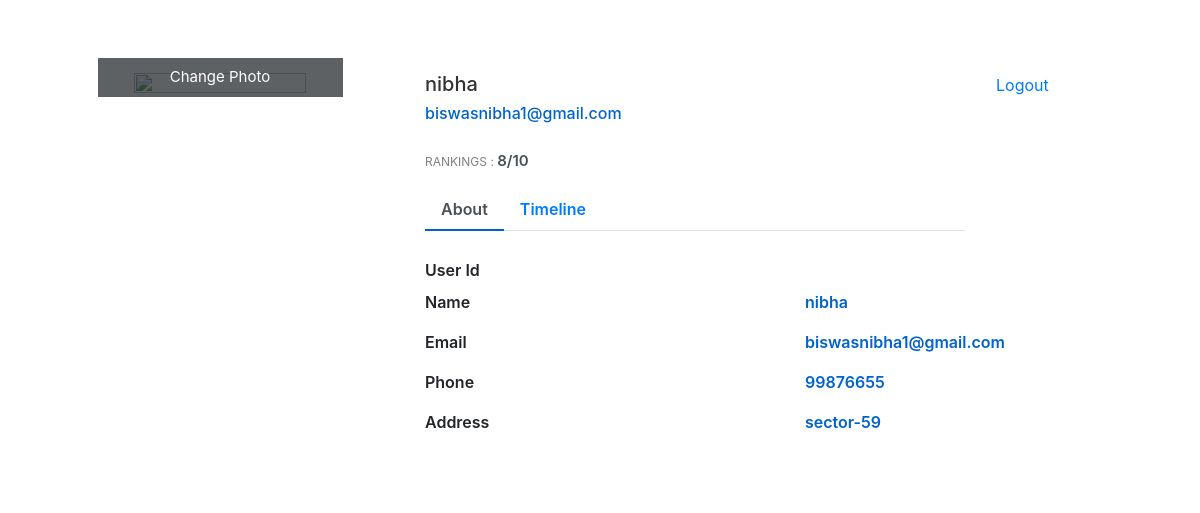
The page /userpanel.php (signed in) on the database its author committed.
### tables this page shows
CREATE TABLE `registration` (
  `id` int(12) NOT NULL,
  `name` varchar(234) NOT NULL,
  `email` varchar(234) NOT NULL,
  `phone` varchar(234) NOT NULL,
  `address` varchar(234) NOT NULL,
  `password` varchar(256) NOT NULL,
  `user_role` varchar(256) NOT NULL DEFAULT 'user',
  `created_at` varchar(5) NOT NULL DEFAULT current_timestamp(),
  `updated_at` varchar(5) NOT NULL
);

### userpanel.php (the view, shortened to what this page needs)
<?php
include'db_conn.php';
if (isset($_SESSION['email']) && isset($_SESSION['id']))
{
    $email= $_SESSION['email'];
	$sql = "select * from registration where email='$email'";
$res=mysqli_query($conn,$sql);
$row=mysqli_fetch_assoc($res);
$name=$row['name'];
$email=$row['email'];
$phone=$row['phone'];
$address=$row['address'];
}
  ?>
<!DOCTYPE html>
<html>
<head>
</head>
<body>
<link href="//maxcdn.bootstrapcdn.com/bootstrap/4.1.1/css/bootstrap.min.css" rel="stylesheet" id="bootstrap-css">
<div class="container emp-profile">
            <form method="post">
                <div class="row">
                    <div class="col-md-4">
                        <div class="profile-img">
                            <img src="https://encrypted-tbn0.gstatic.com/images?q=tbn:ANd9GcS52y5aInsxSm31CvHOFHWujqUx_wWTS9iM6s7BAm21oEN_RiGoog" alt=""/>
                            <div class="file btn btn-lg btn-primary">
                                Change Photo
                            </div>
                        </div>
                    </div>
                    <div class="col-md-6">
                        <div class="profile-head">
                                    <h5>
                                        <?php echo $name;?>
                                    </h5>
                                    <h6>
                                        <?php echo $email; ?>
                                    </h6>
                                    <p class="proile-rating">RANKINGS : <span>8/10</span></p>
                            <ul class="nav nav-tabs" id="myTab" role="tablist">
                                <li class="nav-item">
                                    <a class="nav-link active" id="home-tab" data-toggle="tab" href="#home" role="tab" aria-controls="home" aria-selected="true">About</a>
                                </li>
                                <li class="nav-item">
                                    <a class="nav-link" id="profile-tab" data-toggle="tab" href="#profile" role="tab" aria-controls="profile" aria-selected="false">Timeline</a>
                                </li>
                            </ul>
                        </div>
                    </div>
                    <div class="col-md-2">
                        <table>
                            <tr>
                            <td><a  href="logout.php">Logout</a></td>
                            </tr>
                        </table>
                    </div>
                </div>
                <div class="row">
                    <div class="col-md-4">
                    </div>
                    <div class="col-md-8">
                        <div class="tab-content profile-tab" id="myTabContent">
                            <div class="tab-pane fade show active" id="home" role="tabpanel" aria-labelledby="home-tab">
                                        <div class="row">
                                            <div class="col-md-6">
                                                <label>User Id</label>
                                            </div>
                                            <div class="col-md-6">
                                            </div>
                                        </div>
                                        <div class="row">
                                            <div class="col-md-6">
                                                <label>Name</label>
                                            </div>
                                            <div class="col-md-6">
                                                <p><?php echo $name;  ?></p>
                                            </div>
                                        </div>
                                        <div class="row">
                                            <div class="col-md-6">
                                                <label>Email</label>
                                            </div>
                                            <div class="col-md-6">
                                                <p><?php echo $email;  ?></p>
                                            </div>
                                        </div>
                                        <div class="row">
                                            <div class="col-md-6">
                                                <label>Phone</label>
                                            </div>
                                            <div class="col-md-6">
                                                <p><?php echo $phone;  ?></p>
                                            </div>
                                        </div>
                                        <div class="row">
                                            <div class="col-md-6">
                                                <label>Address</label>
                                            </div>
                                            <div class="col-md-6">
                                                <p><?php echo  $address;  ?></p>
                                            </div>
                                        </div>
                            </div>
                        </div>
                    </div>
                </div>
            </form>
        </div>
</body>
</html>

### userpanel.php (style rules this page uses)
.emp-profile { padding: 3%; margin-top: 3%; margin-bottom: 3%; border-radius: 0.5rem; background: #fff; }
.profile-img { text-align: center; }
.profile-img img { width: 70%; height: 100%; }
.profile-img .file { position: relative; overflow: hidden; margin-top: -20%; width: 70%; border: none; border-radius: 0; font-size: 15px; background: #212529b8; }
.profile-head h5 { color: #333; }
.profile-head h6 { color: #0062cc; }
.proile-rating { font-size: 12px; color: #818182; margin-top: 5%; }
.proile-rating span { color: #495057; font-size: 15px; font-weight: 600; }
.profile-head .nav-tabs { margin-bottom:5%; }
.profile-head .nav-tabs .nav-link { font-weight:600; border: none; }
.profile-head .nav-tabs .nav-link.active { border: none; border-bottom:2px solid #0062cc; }
.profile-tab label { font-weight: 600; }
.profile-tab p { font-weight: 600; color: #0062cc; }

### rows shown on the page
registration: name "nibha", email "biswasnibha1@gmail.com", phone "99876655", address "sector-59"
